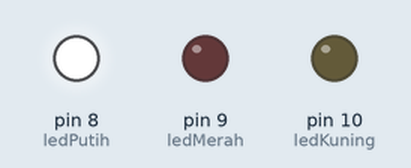
Bench run of a sketch on a simulated Arduino Uno, built with avr-gcc and run on an emulated ATmega328P. Parts: output pins drawn as LEDs (lit = HIGH).

Above: at 0.5 s.
At 1.5 s:
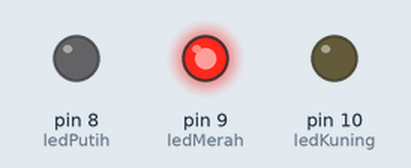
At 3.2 s:
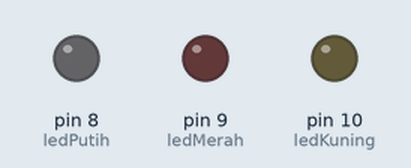
At 6.0 s:
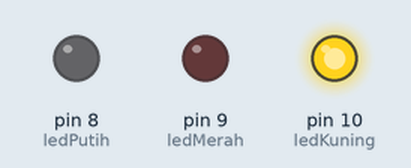
Timing chart, 0 to 8.1 s (numbered marks = the images above):
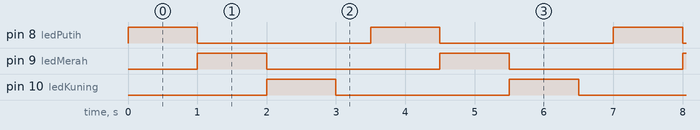

Measured:
- by itself, pin 8 (ledPutih), pin 9 (ledMerah), pin 10 (ledKuning): alternates HIGH for 1.0 s and LOW for 2.5 s
- by itself, everything shown: repeats every 3.5 s, in 4 steps

The sketch:

simple_LED.ino
```cpp
// Pin LED
const int ledPutih = 8;
const int ledMerah = 9;
const int ledKuning = 10;

void setup() {
    pinMode(ledPutih, OUTPUT);
    pinMode(ledMerah, OUTPUT);
    pinMode(ledKuning, OUTPUT);
}

void loop() {
    // LED putih menyala
    digitalWrite(ledPutih, HIGH);
    digitalWrite(ledMerah, LOW);
    digitalWrite(ledKuning, LOW);
    delay(1000);

    // LED merah menyala
    digitalWrite(ledPutih, LOW);
    digitalWrite(ledMerah, HIGH);
    digitalWrite(ledKuning, LOW);
    delay(1000);

    // LED kuning menyala
    digitalWrite(ledPutih, LOW);
    digitalWrite(ledMerah, LOW);
    digitalWrite(ledKuning, HIGH);
    delay(1000);

    // Semua LED mati sebentar
    digitalWrite(ledPutih, LOW);
    digitalWrite(ledMerah, LOW);
    digitalWrite(ledKuning, LOW);
    delay(500);
}
```
